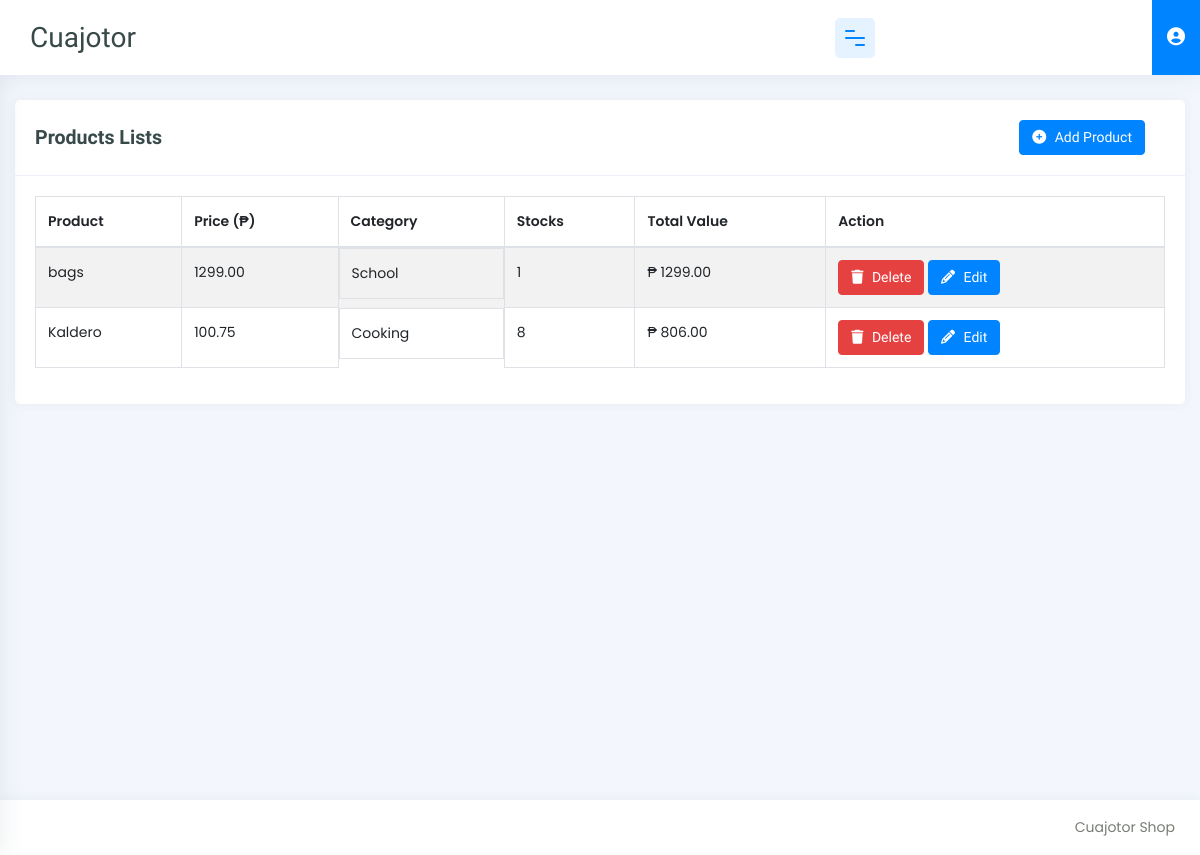
Page /products on the committed database.
### store/models.py (models this page shows)
class Products(models.Model):
    quantity = models.IntegerField()
    name = models.TextField()
    price = models.DecimalField(max_digits=10, decimal_places=2)
    category = models.ForeignKey(Category, on_delete=models.PROTECT)

class Category(models.Model):
    type = models.TextField()

### store/views.py (the view, shortened to what this page needs)
# urls.py: path('products', views.products, name='products'),
def products(request):
    categories = Category.objects.all().order_by('-id')
    products = Products.objects.all().order_by('-id')
    context = {
        'categories': categories,
        'products': products,
    }
    return render(request, 'products.html', context)

### store/templates/products.html (shortened to what this page needs)
{% load static %}
<!DOCTYPE html>
<html lang="en">
	<head>
		<link
			rel="stylesheet"
			href="{% static 'css/bootstrap.min.css' %}" />
		<link
			rel="stylesheet"
			href="{% static 'css/typography.css' %}" />
		<link
			rel="stylesheet"
			href="{% static 'css/style.css' %}" />
		<link
			rel="stylesheet"
			href="{% static 'css/responsive.css' %}" />
		<link
			rel="stylesheet"
			href="https://cdnjs.cloudflare.com/ajax/libs/font-awesome/6.5.2/css/all.min.css"
 />
		<link
			rel="stylesheet"
			href="https://cdn.datatables.net/1.10.21/css/dataTables.bootstrap4.min.css" />
	</head>
	<body>
		<div class="wrapper">
			{% include 'includes/sidebar.html' %}
			<div
				id="content-page"
				class="content-page">
				<div class="container-fluid">
					<div class="row">
						<div class="col-sm-12">
							<div class="iq-card">
								<div class="iq-card-header d-flex justify-content-between">
									<div class="iq-header-title">
										<h4 class="card-title">Products Lists</h4>
									</div>
									<div class="iq-card-body">
										<button
											type="button"
											class="btn btn-primary"
											data-toggle="modal"
											data-target=".bd-example-modal-lg">
											<i
												class="fa fa-plus-circle"
												aria-hidden="true"></i>
											Add Product
										</button>
									</div>
								</div>
								<div class="iq-card-body">
									<div class="table-responsive">
										<table
											id="products"
											class="table table-striped table-bordered"
											style="width: 100%">
											<thead>
												<tr>
													<th>Product</th>
													<th>Price (₱)</th>
													<th>Category</th>
													<th>Stocks</th>
													<th>Total Value</th>
													<th>Action</th>
												</tr>
											</thead>
											<tbody>
												{% for list in products %}
												<tr>
													<td>{{list.name}}</td>
													<td class="price">{{ list.price }}</td>
													<td class="d-flex align-items-center">{{list.category.type}}</td>
													<td class="quantity">{{ list.quantity }}</td>
													<td class="total-worth"></td>
													<td>
														<a
															href="{% url 'removeProduct' list.id %}"
															class="btn btn-danger text-white"
															onclick="return confirmDelete{{list.id}}()">
															<i
																class="fa fa-trash"
																aria-hidden="true"></i>
															Delete
														</a>
														<button
															type="button"
															data-toggle="modal"
															data-target=".modal{{list.id}}"
															class="btn btn-primary text-white">
															<i
																class="fa fa-pencil"
																aria-hidden="true"></i>
															Edit
														</button>
													</td>
												</tr>
												{% endfor %}
											</tbody>
										</table>
									</div>
								</div>
							</div>
						</div>
					</div>
				</div>
			</div>
		</div>
		{% include 'includes/footer.html' %}
	</body>
</html>

### store/static/css/typography.css (style rules this page uses)
body { font-family: 'Poppins', sans-serif; font-weight: 400; font-style: normal; font-size: 14px; line-height: 1.8; padding: 0; margin: 0; color: #777D74; background: #f3f7fd; }
a, .btn { -webkit-transition: all 0.5s ease-out 0s; -moz-transition: all 0.5s ease-out 0s; -ms-transition: all 0.5s ease-out 0s; -o-transition: all 0.5s ease-out 0s; transition: all 0.5s ease-out 0s; }
a, button, input, btn { outline: medium none !important; }
h1, h2, h3, h4, h5, h6 { font-family: 'Questrial', sans-serif; font-weight: 600; margin: 0px; line-height: 1.5; color: #374948; }
h4 { font-size: 1.400em; }
th { font-weight: 600; }
.text-white { color: #ffffff !important; }
.iq-card { background: #ffffff; -webkit-border-radius: 5px; -moz-border-radius: 5px; border-radius: 5px; margin-bottom: 30px; border: none; -webkit-box-shadow: 0px 0px 12px 0px rgba(55, 73, 72, 0.06); -moz-box-shadow: 0px 0px 12px 0px rgba(55, 73, 72, 0.06); box-shadow: 0px 0px 12px 0px rgba(55, 73, 72, 0.06); }
.iq-card-body { padding: 20px; }
.iq-card .iq-card-header { padding: 0 20px; min-height: 60px; border-bottom: 1px solid #f2edff; -ms-flex-align: center !important; align-items: center !important; }
.iq-card .iq-card-header .iq-header-title { display: inline-block; align-self: center !important; }
.iq-card .iq-card-header .iq-header-title .card-title { margin-bottom: 0; }
.btn { font-size: 14px; font-family: 'Questrial', sans-serif; }
.btn i { margin-right: 5px; }
.btn-primary { background: #0084ff; border-color: #0084ff; }
.btn-danger { background-color: #e64141; border-color: #e64141; }

### store/static/css/responsive.css (style rules this page uses)
@media (max-width:1299px) { .content-page, body.sidebar-main .content-page { margin-left: 0; padding: 100px 0 0; } }

### rows in the picture
Products: name "bags", price "1299.00", category.type "School", quantity "1"
Products: name "Kaldero", price "100.75", category.type "Cooking", quantity "8"
